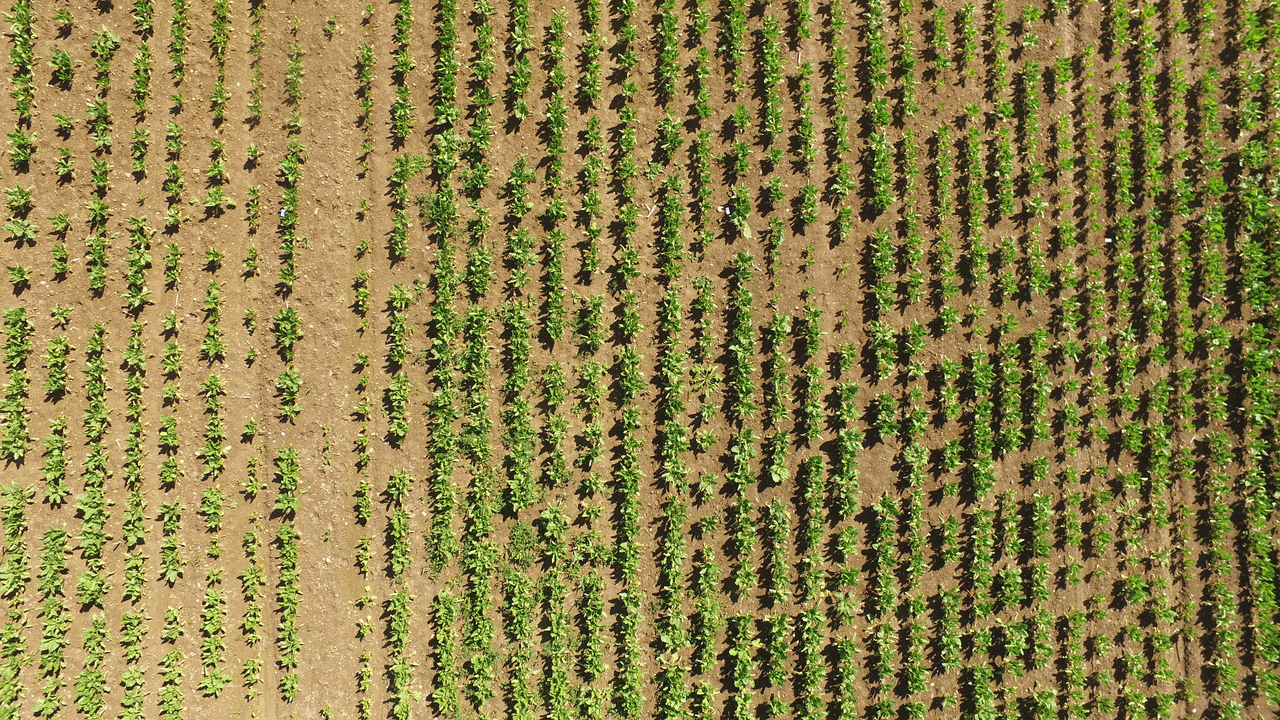
#> input picture Homeworx/homework1/python/data/grass.jpg, 1280 x 720 px, found by its file name
$ python task2.py
#> lines starting #> are read from the running program, lines starting #| are printed output that depends on the picture; long printed decimals are rounded
import matplotlib as mlp
import matplotlib.pyplot as plt
import numpy as np


# 2.1   Print the dimensions of an image file
img = plt.imread('C:\\Users\\sindr\\Documents\\UniversiTales\\V22\\RobVis\\Homeworx\\homework1\\python\\data\\grass.jpg')
#> img is the input picture: shape (720, 1280, 3); mean R, G, B 139.4, 128.4, 73
print("Size of image is ", img.shape[0],'x',img.shape[1])
#| Size of image is  720 x 1280

# 2.2 Isolate the RGB channels of a color image
# https://matplotlib.org/stable/api/_as_gen/matplotlib.pyplot.imshow.html
img_R = np.copy(img)
img_G = np.copy(img)
img_B = np.copy(img)

img_R[:,:,1:3] = 0
img_G[:,:,0] = 0
img_G[:,:,2] = 0
img_B[:,:,0:2] = 0
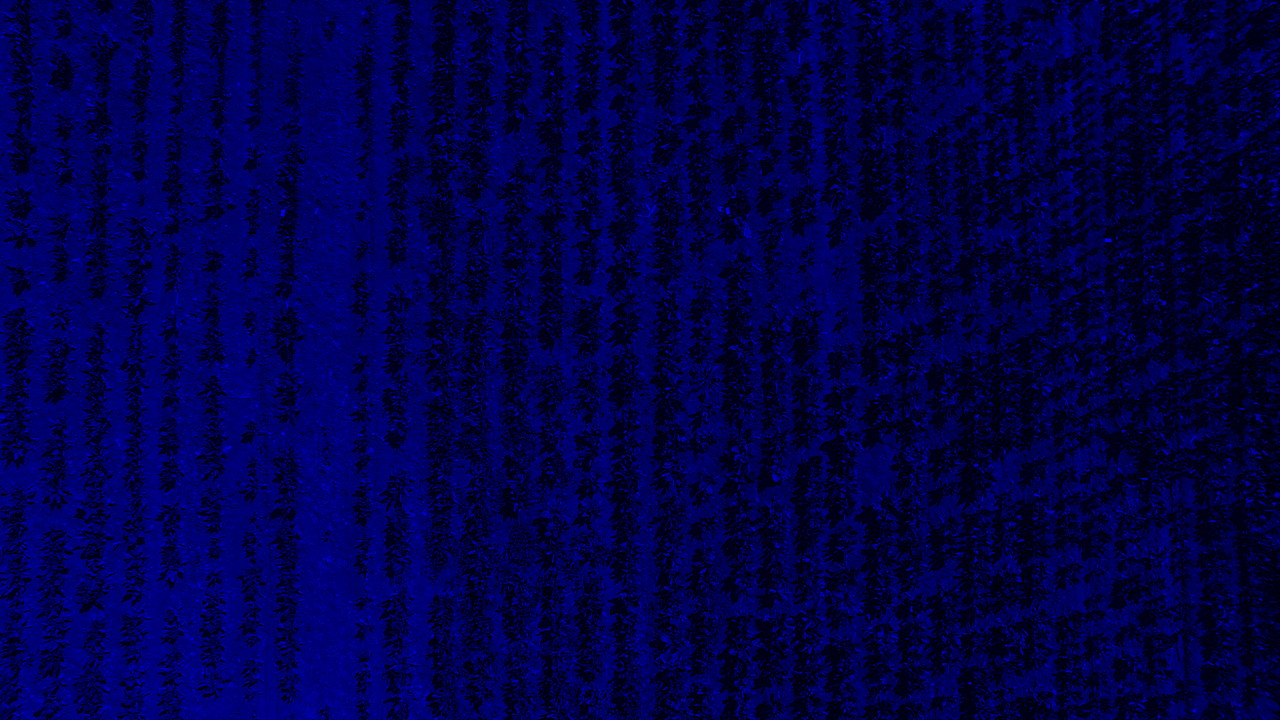
#> img_B: shape (720, 1280, 3); mean R, G, B 0, 0, 73


fig, axs = plt.subplots(1,3)
axs[0].imshow(img_R)
axs[1].imshow(img_G)
axs[2].imshow(img_B)
#plt.show()

# 2.3 Thresholding
img = plt.imread('C:\\Users\\sindr\\Documents\\UniversiTales\\V22\\RobVis\\Homeworx\\homework1\\python\\data\\grass.jpg')
# Values are between 0 and 255 (8-bit color)
thresholds = np.linspace(40,220,num=10)
thresholds = thresholds.astype(int)
fig2, axs2 = plt.subplots(2,5)
plt.set_cmap('gray')

img_ths = np.zeros((10,720,1280,3))
k=0
for i in range(0,2):
    for j in range(0,5):
        img_ths[k,:,:,:] = img[:,:,:]
        img_ths[k,:,:,0] = 0
        img_ths[k,:,:,1] = img_ths[k,:,:,1] > thresholds[k]
        img_ths[k,:,:,2] = 0

        axs2[i,j].imshow(img_ths[k,:,:,:], aspect='auto')
        axs2[i,j].set_title(thresholds[k])
        axs2[i,j].axis('off')
        k+=1
#> after the loop, k = 10

#plt.show()


# Task 2.4 Normalized color coordinates
img = plt.imread('C:\\Users\\sindr\\Documents\\UniversiTales\\V22\\RobVis\\Homeworx\\homework1\\python\\data\\grass.jpg')

img_r = np.zeros(img.shape, dtype=float)
img_g = np.zeros(img.shape, dtype=float)
img_b = np.zeros(img.shape, dtype=float)


for x in range(img.shape[0]):
    for y in range(img.shape[1]):
        if (float(img[x,y,0])+float(img[x,y,1])+float(img[x,y,2]) != 0):
            img_r[x,y,0] = float(img[x,y,0]/(float(img[x,y,0])+float(img[x,y,1])+float(img[x,y,2])))
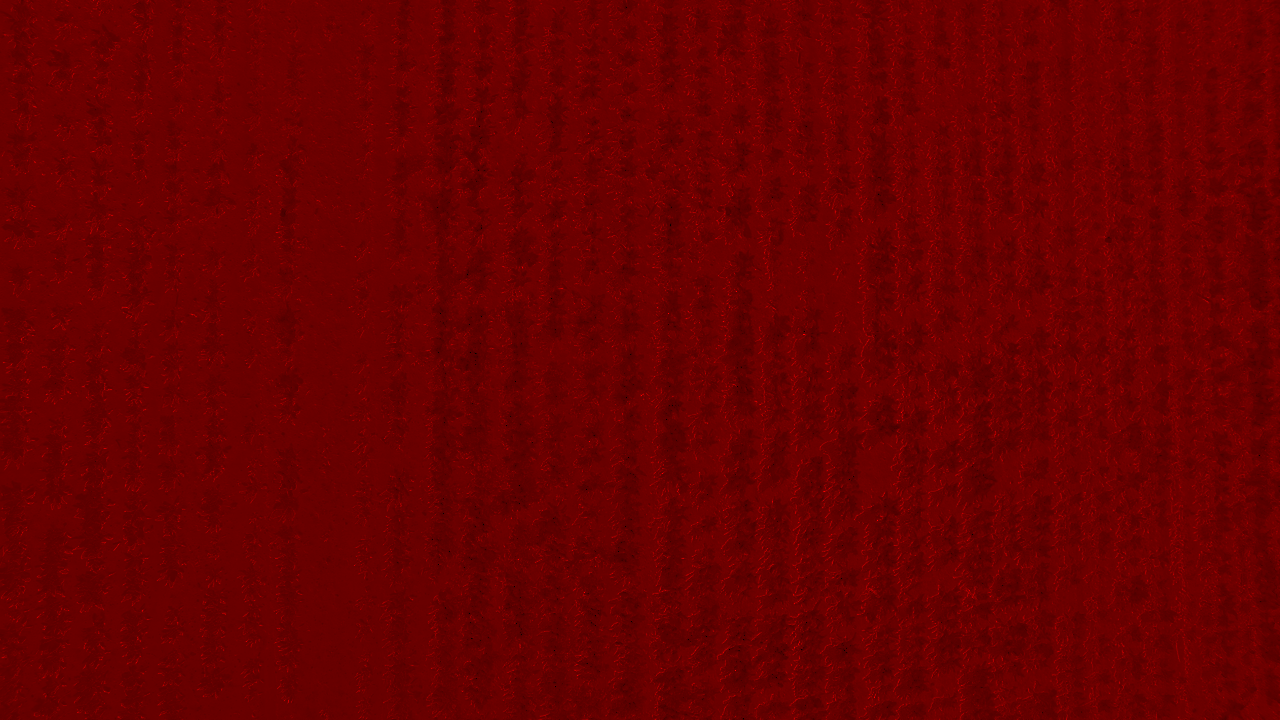
#> img_r: shape (720, 1280, 3) float64; mean R, G, B 0.414, 0, 0
for x in range(img.shape[0]):
    for y in range(img.shape[1]):
        if (float(img[x,y,0])+float(img[x,y,1])+float(img[x,y,2]) != 0):
            img_g[x,y,1] = float(img[x,y,0]/(float(img[x,y,0])+float(img[x,y,1])+float(img[x,y,2])))
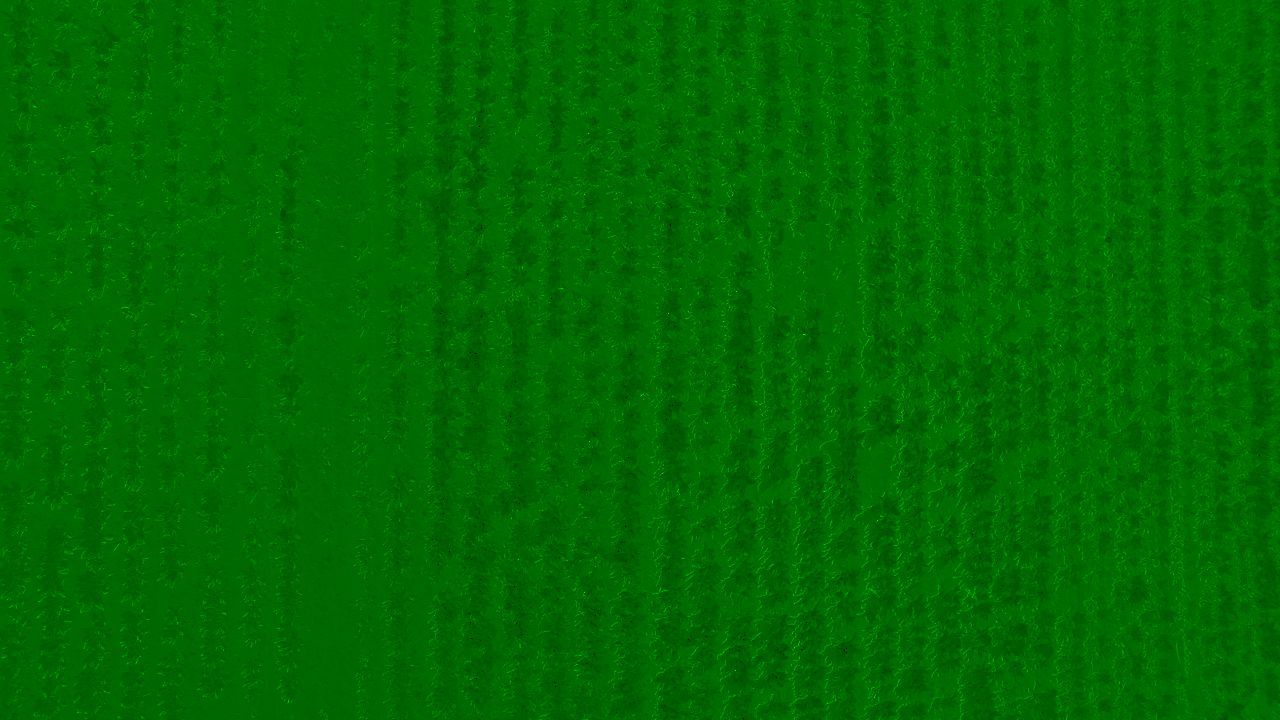
#> img_g: shape (720, 1280, 3) float64; mean R, G, B 0, 0.414, 0
for x in range(img.shape[0]):
    for y in range(img.shape[1]):
        if (float(img[x,y,0])+float(img[x,y,1])+float(img[x,y,2]) != 0):
            img_b[x,y,2] = float(img[x,y,0]/(float(img[x,y,0])+float(img[x,y,1])+float(img[x,y,2])))
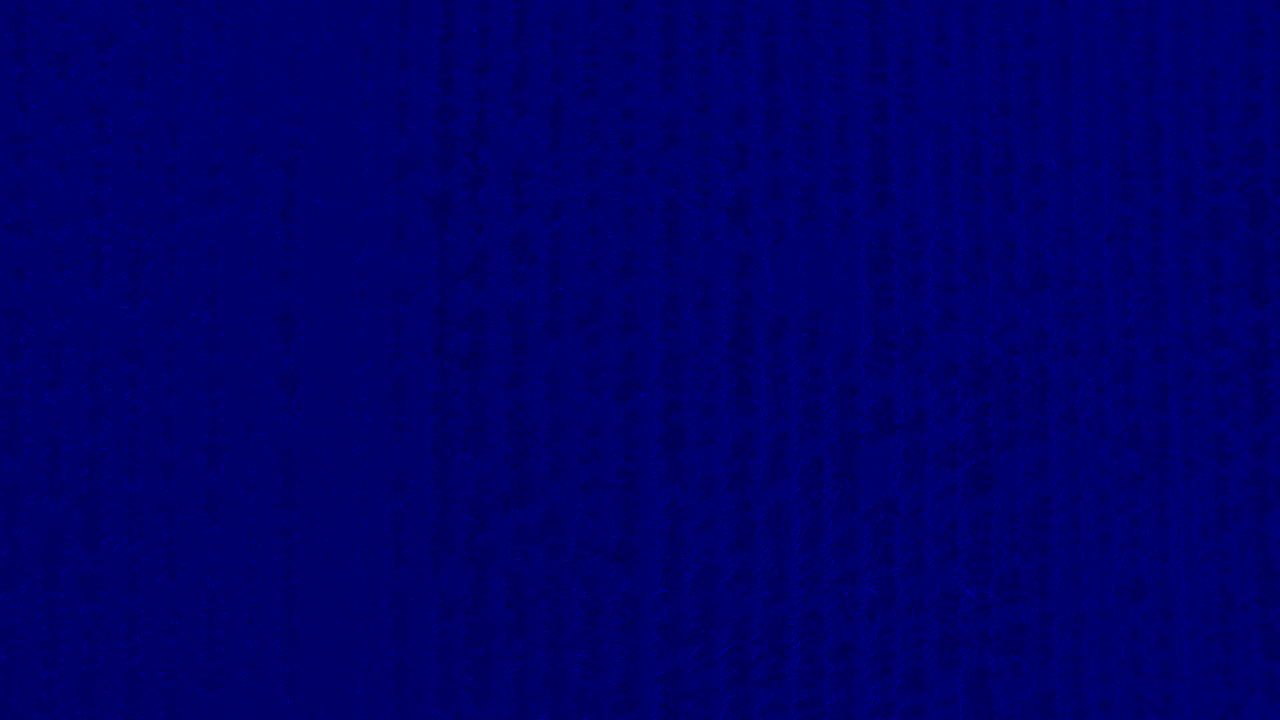
#> img_b: shape (720, 1280, 3) float64; mean R, G, B 0, 0, 0.414

print(img_r[0:4,0:4,0])
#| [[0.4475     0.4419 0.4249 0.4224]
#|  [0.4356 0.4348 0.4231 0.419]
#|  [0.4334 0.4306 0.4219 0.3987]
#|  [0.4312 0.4333 0.4363 0.443]]

fig3, axs3 = plt.subplots(1,3)
axs3[0].imshow(img_r)
axs3[0].axis('off')
axs3[1].imshow(img_g)
axs3[1].axis('off')
axs3[2].imshow(img_b)
axs3[2].axis('off')
plt.show()
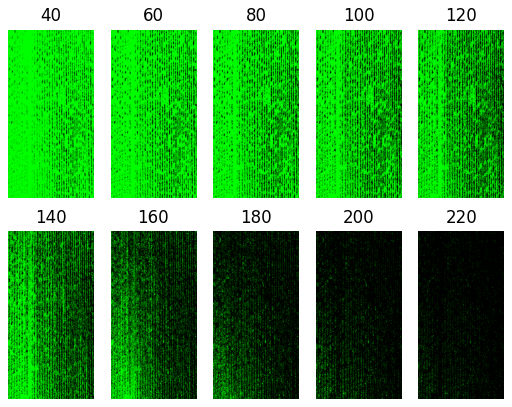
#> figure drawn by matplotlib, 10 panels
